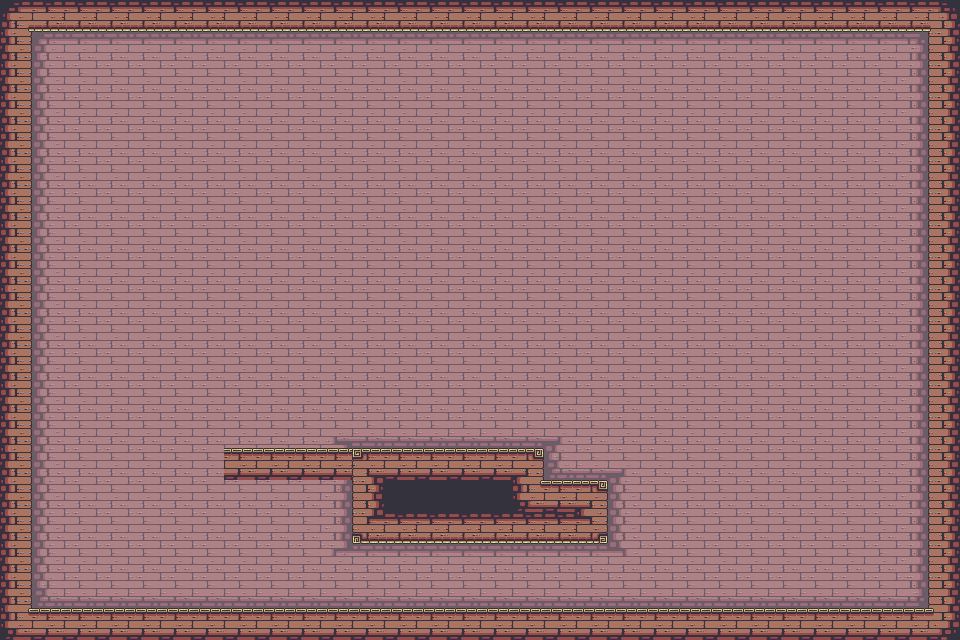

This is a level from a 2D game, rendered from its Tiled map with the project's own tilesets. A one-line summary and the map file follow, with tile-layer data summarised:
An orthogonal 30x20 tile map with 32x32 px tiles, 1 tile layer (Tile Layer 1), 2 tilesets and 10 objects (Ceiling, rWall, lWall, Floor, Platform, ...).

<map version="1.9" tiledversion="1.9.2" orientation="orthogonal" renderorder="right-down" compressionlevel="0" width="30" height="20" tilewidth="32" tileheight="32" infinite="0" nextlayerid="5" nextobjectid="224">
 <editorsettings>
  <chunksize width="30" height="20" />
 </editorsettings>
 <tileset firstgid="1" source="Pyra-Sea Tileset.tsx" />
 <tileset firstgid="109" source="GameObjects.tsx" />
 <objectgroup id="2" name="CollisionLayer">
  <object id="10" name="Ceiling" x="0" y="0" width="960" height="32" />
  <object id="11" name="rWall" x="928" y="32" width="32" height="576" />
  <object id="12" name="lWall" x="0" y="32" width="32" height="576" />
  <object id="13" name="Floor" x="0" y="608" width="960" height="32" />
  <object id="14" name="Platform" x="352" y="448" width="192" height="96" />
  <object id="15" x="544" y="480" width="64" height="64" />
  <object id="43" x="224" y="448" width="126.667" height="31.3333" />
 </objectgroup>
 <layer id="1" name="Tile Layer 1" width="30" height="20">
  <data>[600 cells, 600 non-empty, 26 distinct tile ids]</data>
 </layer>
 <objectgroup color="#ffffff" id="4" name="ObjectLayer">
  <object id="33" class="Rope" gid="110" x="451" y="407" width="16" height="386.667">
   <properties>
    <property name="ObjectID" type="int" value="1" />
   </properties>
  </object>
  <object id="36" gid="110" x="405.333" y="597.333" width="16" height="64">
   <properties>
    <property name="ObjectID" type="int" value="1" />
   </properties>
  </object>
  <object id="39" gid="110" x="226" y="533.333" width="16" height="64">
   <properties>
    <property name="ObjectID" type="int" value="1" />
   </properties>
  </object>
 </objectgroup>
</map>